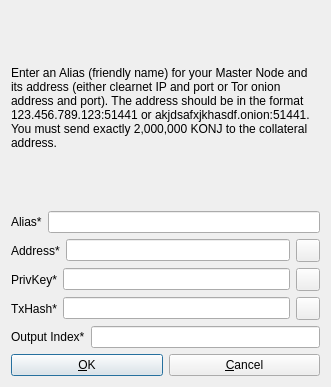
<?xml version="1.0" encoding="UTF-8"?>
<ui version="4.0">
 <class>AddEditAdrenalineNode</class>
 <widget class="QDialog" name="AddEditAdrenalineNode">
  <property name="geometry">
   <rect>
    <x>0</x>
    <y>0</y>
    <width>331</width>
    <height>387</height>
   </rect>
  </property>
  <property name="windowTitle">
   <string>Add/Edit Konjugate Node</string>
  </property>
  <property name="styleSheet">
   <string notr="true"/>
  </property>
  <property name="modal">
   <bool>true</bool>
  </property>
  <layout class="QVBoxLayout" name="verticalLayout">
   <item>
    <widget class="QLabel" name="label_9">
     <property name="sizePolicy">
      <sizepolicy hsizetype="Preferred" vsizetype="Expanding">
       <horstretch>0</horstretch>
       <verstretch>0</verstretch>
      </sizepolicy>
     </property>
     <property name="text">
      <string>&lt;html&gt;&lt;head/&gt;&lt;body&gt;&lt;p&gt;Enter an Alias (friendly name) for your Master Node and its address (either clearnet IP and port or Tor onion address and port). The address should be in the format 123.456.789.123:51441 or akjdsafxjkhasdf.onion:51441. You must send exactly 2,000,000 KONJ to the collateral address.&lt;/p&gt;&lt;/body&gt;&lt;/html&gt;</string>
     </property>
     <property name="wordWrap">
      <bool>true</bool>
     </property>
    </widget>
   </item>
   <item>
    <layout class="QHBoxLayout" name="horizontalLayout_4">
     <property name="bottomMargin">
      <number>0</number>
     </property>
     <item>
      <widget class="QLabel" name="label_4">
       <property name="text">
        <string>Alias*</string>
       </property>
      </widget>
     </item>
     <item>
      <widget class="QLineEdit" name="aliasLineEdit"/>
     </item>
    </layout>
   </item>
   <item>
    <layout class="QHBoxLayout" name="horizontalLayout_5">
     <property name="bottomMargin">
      <number>0</number>
     </property>
     <item>
      <widget class="QLabel" name="label_6">
       <property name="text">
        <string>Address*</string>
       </property>
      </widget>
     </item>
     <item>
      <widget class="QLineEdit" name="addressLineEdit"/>
     </item>
     <item>
      <widget class="QToolButton" name="AddEditAddressPasteButton">
       <property name="toolTip">
        <string>Paste address from clipboard</string>
       </property>
       <property name="text">
        <string/>
       </property>
       <property name="icon">
        <iconset resource="../bitcoin.qrc">
         <normaloff>:/icons/editpaste</normaloff>:/icons/editpaste</iconset>
       </property>
       <property name="shortcut">
        <string>Alt+P</string>
       </property>
      </widget>
     </item>
    </layout>
   </item>
   <item>
    <layout class="QHBoxLayout" name="horizontalLayout_3">
     <property name="bottomMargin">
      <number>0</number>
     </property>
     <item>
      <widget class="QLabel" name="label_5">
       <property name="text">
        <string>PrivKey*</string>
       </property>
      </widget>
     </item>
     <item>
      <widget class="QLineEdit" name="privkeyLineEdit"/>
     </item>
     <item>
      <widget class="QToolButton" name="AddEditPrivkeyPasteButton">
       <property name="toolTip">
        <string>Paste address from clipboard</string>
       </property>
       <property name="text">
        <string/>
       </property>
       <property name="icon">
        <iconset resource="../bitcoin.qrc">
         <normaloff>:/icons/editpaste</normaloff>:/icons/editpaste</iconset>
       </property>
       <property name="shortcut">
        <string>Alt+P</string>
       </property>
      </widget>
     </item>
    </layout>
   </item>
   <item>
    <layout class="QHBoxLayout" name="horizontalLayout_2">
     <property name="bottomMargin">
      <number>0</number>
     </property>
     <item>
      <widget class="QLabel" name="label_2">
       <property name="text">
        <string>TxHash*</string>
       </property>
      </widget>
     </item>
     <item>
      <widget class="QLineEdit" name="txhashLineEdit"/>
     </item>
     <item>
      <widget class="QToolButton" name="AddEditTxhashPasteButton">
       <property name="toolTip">
        <string>Paste address from clipboard</string>
       </property>
       <property name="text">
        <string/>
       </property>
       <property name="icon">
        <iconset resource="../bitcoin.qrc">
         <normaloff>:/icons/editpaste</normaloff>:/icons/editpaste</iconset>
       </property>
       <property name="shortcut">
        <string>Alt+P</string>
       </property>
      </widget>
     </item>
    </layout>
   </item>
   <item>
    <layout class="QHBoxLayout" name="horizontalLayout_8">
     <property name="bottomMargin">
      <number>0</number>
     </property>
     <item>
      <widget class="QLabel" name="label_8">
       <property name="text">
        <string>Output Index*</string>
       </property>
      </widget>
     </item>
     <item>
      <widget class="QLineEdit" name="outputindexLineEdit"/>
     </item>
    </layout>
   </item>
   <item>
    <layout class="QHBoxLayout" name="horizontalLayout_Buttons">
     <item>
      <widget class="QPushButton" name="okButton">
       <property name="text">
        <string>&amp;OK</string>
       </property>
      </widget>
     </item>
     <item>
      <widget class="QPushButton" name="cancelButton">
       <property name="text">
        <string>&amp;Cancel</string>
       </property>
       <property name="autoDefault">
        <bool>false</bool>
       </property>
      </widget>
     </item>
    </layout>
   </item>
  </layout>
 </widget>
 <resources>
  <include location="../bitcoin.qrc"/>
 </resources>
 <connections/>
</ui>
